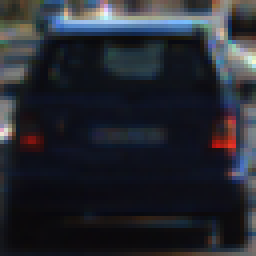
#> input picture P5_VehicleDetection/data/_random/3.png, 64 x 64 px (shown 4 times larger); its folder holds only this picture in this run
$ jupyter execute --allow-errors REPORT.ipynb   (shell and % lines are left out)   (older library calls are emulated)
#> lines starting #> are read from the running program, lines starting #| are printed output that depends on the picture
# Vehicle Tracking

The goals / steps of this project are the following:

* Perform a **Histogram of Oriented Gradients (HOG) feature extraction** on a labeled training set of images and train a classifier **Linear SVM classifier**
* Optionally, you can also apply a **color transform** and **append binned color features**, as well as **histograms of color**, to your HOG feature vector.
* Note: for those first two steps don't forget to **normalize your features** and **randomize a selection for training and testing**.
* Implement a **sliding-window technique** and use your trained classifier to **search for vehicles** in images.
* Run your pipeline on a **video stream** (start with the test_video.mp4 and later implement on full project_video.mp4) and **create a heat map of recurring detections** frame by frame to **reject outliers** and **follow detected vehicles**.
* **Estimate a bounding box for vehicles detected**.

[cell 1]
# initial imports

import matplotlib.image as mpimg
import matplotlib.pyplot as plt
import numpy as np
import cv2
import glob
import time

---

We will train this classifer, which would classify an image as either containing or not containing a vehicle, using a dataset provided by Udacity which comes in two separate archives: [images containing cars](https://s3.amazonaws.com/udacity-sdc/Vehicle_Tracking/vehicles.zip) and [images not containing cars](https://s3.amazonaws.com/udacity-sdc/Vehicle_Tracking/non-vehicles.zip).

The dataset contains 17,760 color RGB images 64×64 px each, with 8,792 samples labeled as containing vehicles and 8,968 samples labeled as non-vehicles.

The procedure of this project is as follow:

1. **Extracting features** from the images of vehicles and non-vehicles
2. Training a **linear Support Vector Machine** (SVM) classifier
3. **Scanning a frame by windows of various size** that we run through the aforementioned classifier
4. **Merging individual segment detections using heatmaps**, which help reducing the number of false positives

---

## Feature extraction

Our features are a combination of **Histogram of Oriented Gradients** (HOG), **spatial information**, and **color channel histograms**. All of them are using **YCbCr** color space.

Details of the implementation is located in [features.py](features.py).

### 1. Histogram of Oriented Gradients

We're going to use HOG with **10 oritentations**, **8 pixels per cell**, and **2 pixels per block**. We choose the parameters to have the best performance on the classifier below.

```python
    def __init__(self, image, orient=9, pix_per_cell=8, cell_per_block=2):
        """
        Initialises an instance.
        """
        self.image = cv2.cvtColor(image, cv2.COLOR_RGB2YCrCb)
        (self.h, self.w, self.d) = self.image.shape
        self.hog_features = []
        self.pix_per_cell = pix_per_cell
        for channel in range(self.d):
            self.hog_features.append(
                hog(self.image[:, :, channel],
                    orientations=orient,
                    pixels_per_cell=(pix_per_cell, pix_per_cell),
                    cells_per_block=(cell_per_block, cell_per_block),
                    transform_sqrt=True,
                    visualise=False,
                    feature_vector=False)
            )
        self.hog_features = np.asarray(self.hog_features)
```

[cell 2]
from skimage.feature import hog

cars_files = glob.glob('data/_random/*.png')

count = 0
for file in cars_files:
    image = cv2.cvtColor(cv2.imread(file), cv2.COLOR_BGR2GRAY)  # should be cv2.COLOR_RGB2YCrCb, simplify for demo
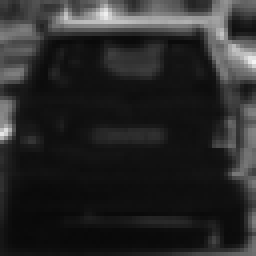
#> image: shape (64, 64) (shown 4 times larger); min 9, max 244, mean 40.5
    _, hog_image = hog(image, visualise=True)

    fig = plt.figure(figsize = (16, 8))
    fig.subplots_adjust(left = 0, right = 1, bottom = 0, top = 1, hspace = 0.05, wspace = 0.05)

    axis = fig.add_subplot(1, 2, 1, xticks=[], yticks=[])
    axis.imshow(image, cmap='gray')
    axis = fig.add_subplot(1, 2, 2, xticks=[], yticks=[])
    axis.imshow(hog_image, cmap='gray')

    plt.show()
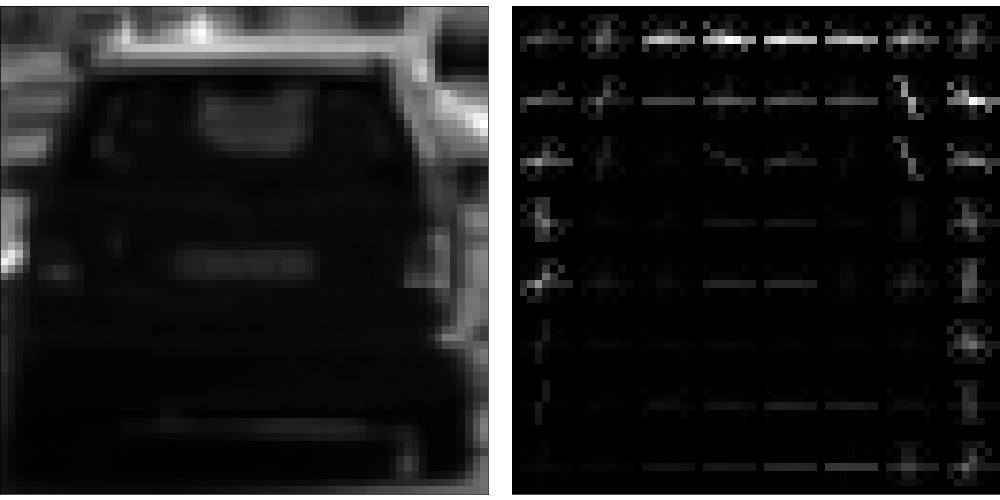
#> figure drawn by matplotlib, 2 panels

### 2. Spatial information

We simply resize the image to 16×16 and flatten to a 1-D vector to get the spatial information. Nothing fancy here.

```python
    spatial = cv2.resize(image, (16, 16)).ravel()
```

### 3. Color channel histogram

For each color channel, we get its histogram information, breaking it into **16 bins** within **(0, 256)** range.

```python
    # Compute the histogram of the color channels separately
    channel1_hist = np.histogram(image[:, :, 0], bins=nbins, range=bins_range)
    channel2_hist = np.histogram(image[:, :, 1], bins=nbins, range=bins_range)
    channel3_hist = np.histogram(image[:, :, 2], bins=nbins, range=bins_range)

    # Concatenate the histograms into a single feature vector
    return np.concatenate((channel1_hist[0], channel2_hist[0], channel3_hist[0]))
```

### 4. Feature extractor

The `FeatureExtractor` class can work both with a whole image, or a single subregion of that image. A usual scenario is that: The user initialze the feature extractor on a whole frame, then request a feature extraction for the regions of interest. The return feature_vector is a concaternated combination of HOG, spatial information, and color histogram feature vectors.

```python
    extractor = FeatureExtractor(frame)

    # Feature vector for entire frame
    feature_vector = extractor.feature_vector()

    # Feature vector for a 64×64 frame region at (0, 0) point
    feature_vector = extractor.feature_vector(0, 0, 64)
```

---

## Linear SVM Classifer

We are going to train a linear SVM classifier, which use all the features above as input. The choice of a linear SVM is pretty natural since we want to have both a good accuracy and a good speed.

The result (**accuracy**) on a validation set is **0.9873**.

We implemented the classifier in the below cell.

[cell 3]
from sklearn.svm import LinearSVC
from sklearn.preprocessing import StandardScaler
from sklearn.model_selection import train_test_split
from features import FeatureExtractor
from utilities import print_progress

# Read training data
print('Reading data...')
cars = []
notcars = []
notcars_files = glob.glob('data/non-vehicles/*/*.png')
cars_files = glob.glob('data/vehicles/*/*.png')
for file in cars_files:
    cars.append(mpimg.imread(file))
    print_progress(len(cars) + len(notcars), len(cars_files) + len(notcars_files))
for file in notcars_files:
    notcars.append(mpimg.imread(file))
    print_progress(len(cars) + len(notcars), len(cars_files) + len(notcars_files))

cars = np.asarray(cars)
notcars = np.asarray(notcars)
print('    ...Done')

print('Vehicles images:', cars.shape[0])
print('Non-vehicles images:', notcars.shape[0])

# Extract features
print('Extracting features...')
car_features = []
notcar_features = []
for car in cars:
    car_features.append(FeatureExtractor(car).feature_vector())
    print_progress(len(car_features) + len(notcar_features), len(cars) + len(notcars))
for notcar in notcars:
    notcar_features.append(FeatureExtractor(notcar).feature_vector())
    print_progress(len(car_features) + len(notcar_features), len(cars) + len(notcars))
X = np.vstack((car_features, notcar_features)).astype(np.float64)
print('    ...Done')

# Perform feature scaling
print('Scaling features...')
#> (the rest of this cell did not finish here and is left out)
